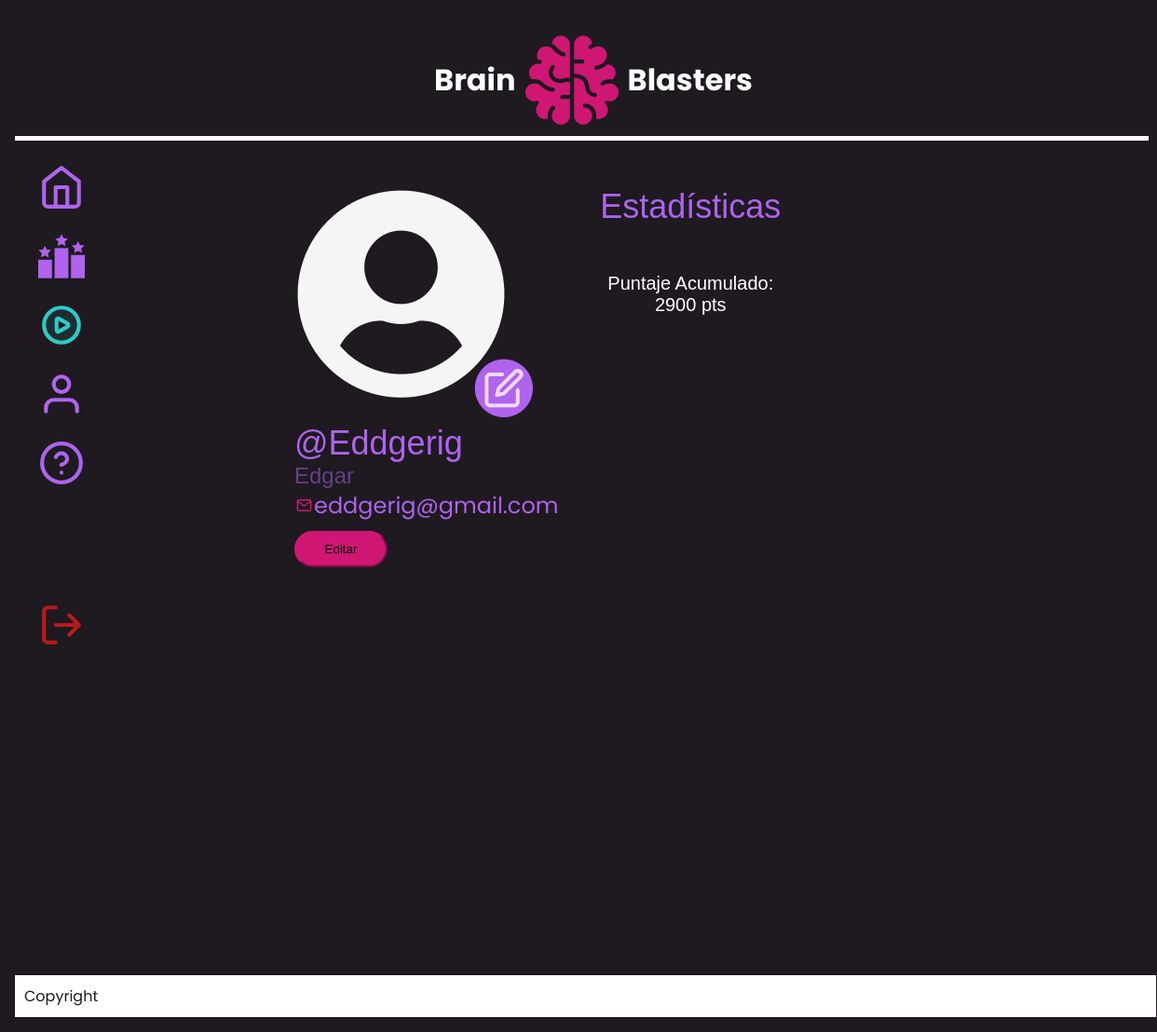
Page /perfil_jugador.html (signed in) on the committed database.
### myapp/models.py (models this page shows, shortened)
class BaseModel(models.Model):
    created_by = models.ForeignKey('Usuario', on_delete=models.SET_NULL, null=True, related_name='%(class)s_created')
    modified_by = models.ForeignKey('Usuario', on_delete=models.SET_NULL, null=True, related_name='%(class)s_modified')
    history = AuditlogHistoryField()
    class Meta:
        abstract = True

class Usuario(AbstractBaseUser, PermissionsMixin, BaseModel):
    nombre = models.CharField(max_length=50)
    email = models.EmailField(max_length=50, unique=True)
    is_staff = models.BooleanField(default=False)
    is_active = models.BooleanField(default=True)  # Añadido el campo is_active
    alias = models.CharField(max_length=50, unique=True)
    ROLES = (
        ('admin', 'Administrador'),
        ('user', 'Usuario'),
    )
    role = models.CharField(max_length=10, choices=ROLES, default='user')
    objects = CustomUserManager()
    USERNAME_FIELD = 'email'
    REQUIRED_FIELDS = ['nombre', 'alias']
    class Meta:
        verbose_name = 'usuario'
        verbose_name_plural = 'usuarios'

### myapp/views.py (the view)
# urls.py: path('perfil_jugador.html', perfil_jugador, name='perfil_jugador'),
def perfil_jugador(request):
    user_id = request.user.id
    try:
        jugador = Jugador.objects.get(usuario_id=user_id)
        puntaje_acumulado = jugador.puntaje_acumulado
    except Jugador.DoesNotExist:
        puntaje_acumulado = 0  # Si no hay registro para este usuario, establecer el puntaje en 0
    return render(request, "perfil_jugador.html", {'puntaje_acumulado': puntaje_acumulado})

### myapp/templates/perfil_jugador.html
{% extends 'base.html' %}
{% block content %}
<content class="Perfil">
	<div class="p1">
		<a href="editar_perfil.html"><img class="userCircle" src="../static/icons/userCircle.png"></a>
		<p class="alias" >@{{ request.user.alias }}</p>
		<h2>{{ request.user.nombre }}</h2>
		<div class="correo"><img src="../static/icons/mail.svg" style="width: 21px; height: 17px;">{{ request.user.email }}</div>
		<a href="editar_perfil.html"><button class="editButton">Editar</button></a>
	</div>
	<div class="p2">
		<div>Estadísticas</div>
		<br>
		<br>
		<div class="stats" ><p>Puntaje Acumulado: </p>{{ puntaje_acumulado }} pts</div>
	</div>
</content>
{% endblock %}

### myapp/static/css/base.css (style rules this page uses)
* { margin: 0; padding: 0; }
@media screen and (min-width: 768px) { body { background-color: #1E1A20; } }
@media screen and (min-width: 768px) { .Perfil { align-self: normal; margin-left: 200px; margin-top: 50px; display: grid; grid-template-columns: 1fr 1fr ; font-family: Poppins; } }
@media screen and (min-width: 768px) { .p1 { display: flex; flex-direction: column; } }
@media screen and (min-width: 768px) { .p1 .alias { font-family: "Inter-Regular", Helvetica; font-weight: 400; color: #ae63ee; font-size: 36px; letter-spacing: 0; line-height: normal; white-space: nowrap; } }
@media screen and (min-width: 768px) { .p1 h2 { font-family: "Inter-Regular", Helvetica; font-weight: 400; color: #af63ee80; font-size: 24px; letter-spacing: 0; line-height: normal; } }
@media screen and (min-width: 768px) { .userCircle { width: 256px; height: 247px; } }
@media screen and (min-width: 768px) { .p1 .correo { color: #ae63ee; font-size: 24px; letter-spacing: 0; line-height: normal; white-space: nowrap; } }
@media screen and (min-width: 768px) { .p2 div { font-family: "Inter-Regular", Helvetica; font-weight: 400; color: #ae63ee; font-size: 36px; text-align: center; letter-spacing: 0; line-height: normal; } }
@media screen and (min-width: 768px) { .p2 .stats { font-family: "Inter-Regular", Helvetica; font-weight: 400; color: white; font-size: 20px; letter-spacing: 0; line-height: normal; white-space: nowrap; } }
@media screen and (min-width: 768px) { .editButton { background-color: #CF1673; color: #000; border-radius: 20px; border-color: #CF1673; margin-top: 10px; width: 100px; padding: 10px; } }

### rows in the picture
Usuario: user.alias "Eddgerig", user.nombre "Edgar", user.email "eddgerig@gmail.com"

### other values in the picture
{{ puntaje_acumulado }} "2900"
